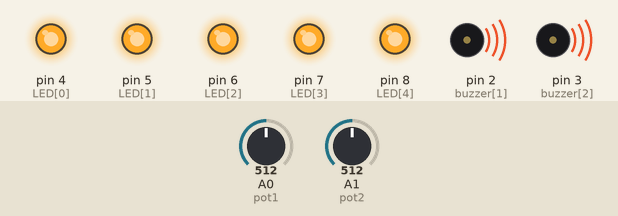
Simulated run of this sketch. Board: Arduino Uno, built with avr-gcc and run on an emulated ATmega328P. Parts: output pins drawn as LEDs (lit = HIGH), buzzer (waves = sounding, pin HIGH). The test bench sets the inputs (shaded band); at power-on: A0 (pot1) = 512, A1 (pot2) = 512.

Above: at 0.1 s.
At 5.1 s:
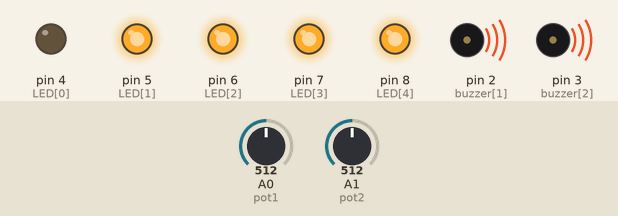
At 10.2 s:
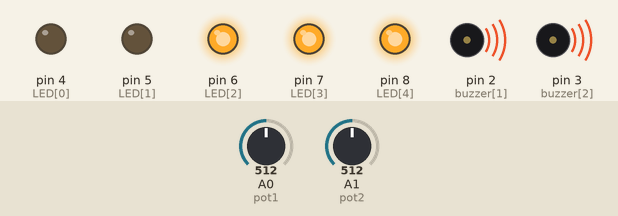
At 15.2 s:
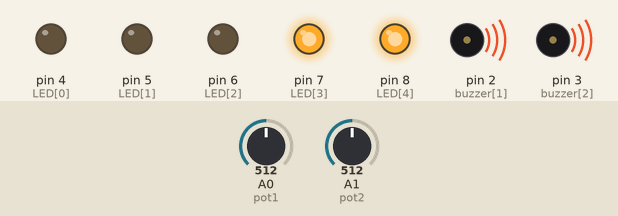
At 25.3 s:
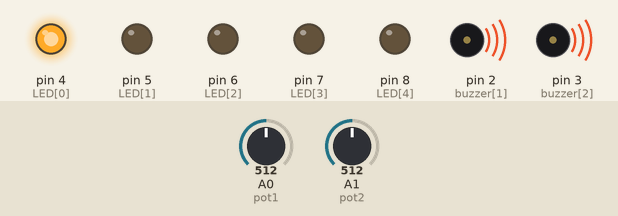
At 35.4 s:
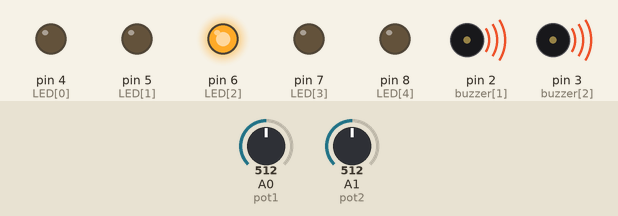
Timing chart, 0 to 36.9 s (numbered marks = the images above):
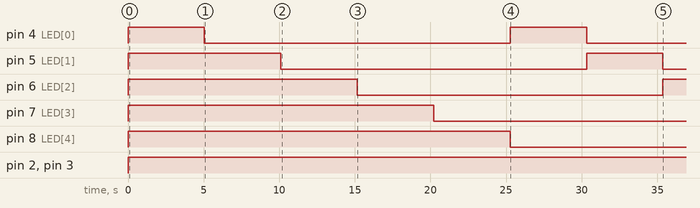

The sketch:

tinkercad_240912.ino
```cpp
const int pot1=A0;
const int pot2=A1;
const int buzzer[3]={1,2,3};
const int LED[5]={4,5,6,7,8};
void setup(){
  for (int i=0;i<3;i++){
    pinMode(buzzer[i],OUTPUT);
    digitalWrite(buzzer[i],LOW);
 }
  for (int i = 0; i < 5; i++) {
    pinMode(LED[i], OUTPUT);
        digitalWrite(LED[i],HIGH);
 }
  Serial.begin(9600);
}
void loop()
{
  int pot1value=analogRead(pot1);
  int pot2value=analogRead(pot2);
  int delay_time=map(pot2value,0,1023,100,10000);
    for (int i=0;i<3;i++){
    pinMode(buzzer[i],OUTPUT);
    digitalWrite(buzzer[i],LOW);

  if (pot1value <=341){
         digitalWrite(buzzer[0],HIGH);
  }
  if((pot1value<=682&&pot1value>341)){
        digitalWrite(buzzer[1],HIGH);
  }
  if (pot1value<682){
        digitalWrite(buzzer[2],HIGH);
  }
  for (int i=0;i<5;i++){
    digitalWrite(LED[i], HIGH);
    delay(delay_time);
    digitalWrite(LED[i],LOW);

  }
   }
}
//TinkerCad : https://www.tinkercad.com/things/lpaCQnR3RNt
```

Measured:
- by itself, pin 4 (LED[0]): HIGH → LOW at 5.1 s, → HIGH 20.2 s later, → LOW 5.1 s later
- by itself, pin 5 (LED[1]): HIGH → LOW at 10.1 s, → HIGH 20.2 s later, → LOW 5.1 s later
- by itself, pin 6 (LED[2]): HIGH → LOW at 15.2 s, → HIGH 20.2 s later
- by itself, pin 7 (LED[3]): HIGH → LOW at 20.2 s
- by itself, pin 8 (LED[4]): HIGH → LOW at 25.3 s
- by itself, pin 2 (buzzer[1]), pin 3 (buzzer[2]): LOW → HIGH at 0.00 s
